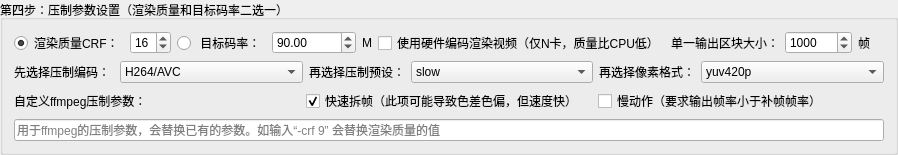
                 <widget class="QGroupBox" name="groupBox">
                  <property name="sizePolicy">
                   <sizepolicy hsizetype="Preferred" vsizetype="Minimum">
                    <horstretch>0</horstretch>
                    <verstretch>0</verstretch>
                   </sizepolicy>
                  </property>
                  <property name="title">
                   <string>第四步：压制参数设置（渲染质量和目标码率二选一）</string>
                  </property>
                  <layout class="QVBoxLayout" name="verticalLayout_5">
                   <item>
                    <layout class="QHBoxLayout" name="horizontalLayout_7">
                     <item>
                      <widget class="QRadioButton" name="UseCRF">
                       <property name="sizePolicy">
                        <sizepolicy hsizetype="Preferred" vsizetype="Preferred">
                         <horstretch>0</horstretch>
                         <verstretch>0</verstretch>
                        </sizepolicy>
                       </property>
                       <property name="toolTip">
                        <string>&lt;html&gt;&lt;head/&gt;&lt;body&gt;&lt;p&gt;0代表无损&lt;/p&gt;&lt;/body&gt;&lt;/html&gt;</string>
                       </property>
                       <property name="text">
                        <string>渲染质量CRF：</string>
                       </property>
                       <property name="checked">
                        <bool>true</bool>
                       </property>
                      </widget>
                     </item>
                     <item>
                      <widget class="MySpinBox" name="CRFSelector">
                       <property name="sizePolicy">
                        <sizepolicy hsizetype="Preferred" vsizetype="Maximum">
                         <horstretch>0</horstretch>
                         <verstretch>0</verstretch>
                        </sizepolicy>
                       </property>
                       <property name="minimum">
                        <number>0</number>
                       </property>
                       <property name="maximum">
                        <number>51</number>
                       </property>
                       <property name="value">
                        <number>16</number>
                       </property>
                      </widget>
                     </item>
                     <item>
                      <widget class="QRadioButton" name="UseTargetBitrate">
                       <property name="sizePolicy">
                        <sizepolicy hsizetype="Preferred" vsizetype="Preferred">
                         <horstretch>0</horstretch>
                         <verstretch>0</verstretch>
                        </sizepolicy>
                       </property>
                       <property name="toolTip">
                        <string>&lt;html&gt;&lt;head/&gt;&lt;body&gt;&lt;p&gt;目标码率，1pass下不代表实际码率&lt;/p&gt;&lt;/body&gt;&lt;/html&gt;</string>
                       </property>
                       <property name="text">
                        <string> 目标码率：</string>
                       </property>
                      </widget>
                     </item>
                     <item>
                      <widget class="MyDoubleSpinBox" name="BitrateSelector">
                       <property name="sizePolicy">
                        <sizepolicy hsizetype="Preferred" vsizetype="Maximum">
                         <horstretch>0</horstretch>
                         <verstretch>0</verstretch>
                        </sizepolicy>
                       </property>
                       <property name="maximum">
                        <double>1000000.000000000000000</double>
                       </property>
                       <property name="value">
                        <double>90.000000000000000</double>
                       </property>
                      </widget>
                     </item>
                     <item>
                      <widget class="QLabel" name="TargetBitrateMeasure">
                       <property name="sizePolicy">
                        <sizepolicy hsizetype="Preferred" vsizetype="Preferred">
                         <horstretch>0</horstretch>
                         <verstretch>0</verstretch>
                        </sizepolicy>
                       </property>
                       <property name="text">
                        <string>M</string>
                       </property>
                      </widget>
                     </item>
                     <item>
                      <widget class="QCheckBox" name="HwaccelChecker">
                       <property name="sizePolicy">
                        <sizepolicy hsizetype="Preferred" vsizetype="Preferred">
                         <horstretch>0</horstretch>
                         <verstretch>0</verstretch>
                        </sizepolicy>
                       </property>
                       <property name="toolTip">
                        <string>&lt;html&gt;&lt;head/&gt;&lt;body&gt;&lt;p&gt;使用&lt;span style=&quot; font-weight:600;&quot;&gt;ffmpeg&lt;/span&gt;的hevc_nvenc或h264_nvenc编码器压制中间产品及成品&lt;/p&gt;&lt;/body&gt;&lt;/html&gt;</string>
                       </property>
                       <property name="text">
                        <string>使用硬件编码渲染视频（仅N卡，质量比CPU低）</string>
                       </property>
                      </widget>
                     </item>
                     <item>
                      <widget class="QLabel" name="label_3">
                       <property name="text">
                        <string>单一输出区块大小：</string>
                       </property>
                      </widget>
                     </item>
                     <item>
                      <widget class="MySpinBox" name="RenderGapSelector">
                       <property name="minimum">
                        <number>100</number>
                       </property>
                       <property name="maximum">
                        <number>100000</number>
                       </property>
                       <property name="singleStep">
                        <number>100</number>
                       </property>
                       <property name="value">
                        <number>1000</number>
                       </property>
                      </widget>
                     </item>
                     <item>
                      <widget class="QLabel" name="label_4">
                       <property name="sizePolicy">
                        <sizepolicy hsizetype="Maximum" vsizetype="Preferred">
                         <horstretch>0</horstretch>
                         <verstretch>0</verstretch>
                        </sizepolicy>
                       </property>
                       <property name="text">
                        <string>帧    </string>
                       </property>
                       <property name="alignment">
                        <set>Qt::AlignLeading|Qt::AlignLeft|Qt::AlignVCenter</set>
                       </property>
                      </widget>
                     </item>
                    </layout>
                   </item>
                   <item>
                    <layout class="QHBoxLayout" name="horizontalLayout_4">
                     <item>
                      <widget class="QLabel" name="EncoderReminder">
                       <property name="toolTip">
                        <string>&lt;html&gt;&lt;head/&gt;&lt;body&gt;&lt;p&gt;&lt;span style=&quot; font-weight:600;&quot;&gt;HEVC&lt;/span&gt;：高效视频压制格式，用更低的码率获得更优的画面质量。对于配置较低的电脑，解码可能会有困难。4K、HDR、用于收藏的蓝光原盘等内容只推荐使用此编码&lt;/p&gt;&lt;p&gt;&lt;span style=&quot; font-weight:600;&quot;&gt;H264&lt;/span&gt;：非常通用的压制编码，不推荐用于超高清内容&lt;/p&gt;&lt;p&gt;&lt;span style=&quot; font-weight:600;&quot;&gt;ProRes: &lt;/span&gt;剪辑中间格式专用，如果你希望码率越大越好，选这个就完事了&lt;/p&gt;&lt;/body&gt;&lt;/html&gt;</string>
                       </property>
                       <property name="text">
                        <string>先选择压制编码： </string>
                       </property>
                       <property name="alignment">
                        <set>Qt::AlignLeading|Qt::AlignLeft|Qt::AlignVCenter</set>
                       </property>
                      </widget>
                     </item>
                     <item>
                      <widget class="MyComboBox" name="EncoderSelector">
                       <property name="sizePolicy">
                        <sizepolicy hsizetype="Expanding" vsizetype="Fixed">
                         <horstretch>0</horstretch>
                         <verstretch>0</verstretch>
                        </sizepolicy>
                       </property>
                       <item>
                        <property name="text">
                         <string>H264/AVC</string>
                        </property>
                       </item>
                       <item>
                        <property name="text">
                         <string>H265/HEVC</string>
                        </property>
                       </item>
                       <item>
                        <property name="text">
                         <string>ProRes</string>
                        </property>
                       </item>
                      </widget>
                     </item>
                     <item>
                      <widget class="QLabel" name="PresetReminder">
                       <property name="toolTip">
                        <string>&lt;html&gt;&lt;head/&gt;&lt;body&gt;&lt;p&gt;&lt;span style=&quot; font-weight:600;&quot;&gt;slow的压制质量一般是最好的，速度慢&lt;/span&gt;&lt;/p&gt;&lt;p&gt;ll代表low latency，低延迟，速度快，质量不高&lt;/p&gt;&lt;p&gt;hq代表high quality，相对高质量，但不会比slow高&lt;/p&gt;&lt;p&gt;其他都是字面意思&lt;/p&gt;&lt;/body&gt;&lt;/html&gt;</string>
                       </property>
                       <property name="text">
                        <string>再选择压制预设：</string>
                       </property>
                       <property name="alignment">
                        <set>Qt::AlignLeading|Qt::AlignLeft|Qt::AlignVCenter</set>
                       </property>
                      </widget>
                     </item>
                     <item>
                      <widget class="MyComboBox" name="PresetSelector">
                       <property name="sizePolicy">
                        <sizepolicy hsizetype="Expanding" vsizetype="Fixed">
                         <horstretch>0</horstretch>
                         <verstretch>0</verstretch>
                        </sizepolicy>
                       </property>
                       <property name="toolTip">
                        <string>&lt;html&gt;&lt;head/&gt;&lt;body&gt;&lt;p&gt;&lt;span style=&quot; font-weight:600;&quot;&gt;slow的压制质量一般是最好的，速度慢&lt;/span&gt;&lt;/p&gt;&lt;p&gt;ll代表low latency，低延迟，速度快，质量不高&lt;/p&gt;&lt;p&gt;hq代表high quality，相对高质量，但不会比slow高&lt;/p&gt;&lt;p&gt;其他都是字面意思&lt;/p&gt;&lt;/body&gt;&lt;/html&gt;</string>
                       </property>
                       <property name="currentText">
                        <string>slow</string>
                       </property>
                       <item>
                        <property name="text">
                         <string>slow</string>
                        </property>
                       </item>
                      </widget>
                     </item>
                     <item>
                      <widget class="QLabel" name="label_11">
                       <property name="toolTip">
                        <string>&lt;html&gt;&lt;head/&gt;&lt;body&gt;&lt;p&gt;&lt;span style=&quot; font-weight:600;&quot;&gt;自行百度&lt;/span&gt;&lt;/p&gt;&lt;/body&gt;&lt;/html&gt;</string>
                       </property>
                       <property name="text">
                        <string>再选择像素格式：</string>
                       </property>
                       <property name="alignment">
                        <set>Qt::AlignLeading|Qt::AlignLeft|Qt::AlignVCenter</set>
                       </property>
                      </widget>
                     </item>
                     <item>
                      <widget class="MyComboBox" name="PixFmtSelector">
                       <property name="sizePolicy">
                        <sizepolicy hsizetype="Expanding" vsizetype="Fixed">
                         <horstretch>0</horstretch>
                         <verstretch>0</verstretch>
                        </sizepolicy>
                       </property>
                       <property name="toolTip">
                        <string>&lt;html&gt;&lt;head/&gt;&lt;body&gt;&lt;p&gt;自行百度&lt;/p&gt;&lt;/body&gt;&lt;/html&gt;</string>
                       </property>
                       <item>
                        <property name="text">
                         <string>yuv420p</string>
                        </property>
                       </item>
                      </widget>
                     </item>
                    </layout>
                   </item>
                   <item>
                    <layout class="QVBoxLayout" name="verticalLayout_4">
                     <item>
                      <layout class="QHBoxLayout" name="horizontalLayout_5">
                       <item>
                        <widget class="QLabel" name="label_9">
                         <property name="sizePolicy">
                          <sizepolicy hsizetype="Preferred" vsizetype="Preferred">
                           <horstretch>0</horstretch>
                           <verstretch>0</verstretch>
                          </sizepolicy>
                         </property>
                         <property name="text">
                          <string>自定义ffmpeg压制参数：</string>
                         </property>
                        </widget>
                       </item>
                       <item>
                        <widget class="QCheckBox" name="QuickExtractChecker">
                         <property name="toolTip">
                          <string>&lt;html&gt;&lt;head/&gt;&lt;body&gt;&lt;p&gt;使用ffmpeg内置视频导出图片算法，速度稍快，但可能出现颜色偏差&lt;/p&gt;&lt;/body&gt;&lt;/html&gt;</string>
                         </property>
                         <property name="text">
                          <string>快速拆帧（此项可能导致色差色偏，但速度快）</string>
                         </property>
                         <property name="checked">
                          <bool>true</bool>
                         </property>
                        </widget>
                       </item>
                       <item>
                        <widget class="QCheckBox" name="slowmotion">
                         <property name="toolTip">
                          <string>&lt;html&gt;&lt;head/&gt;&lt;body&gt;&lt;p&gt;&lt;span style=&quot; font-weight:600;&quot;&gt;补帧帧率 = 输入帧率 * 补帧倍率&lt;/span&gt;&lt;/p&gt;&lt;/body&gt;&lt;/html&gt;</string>
                         </property>
                         <property name="whatsThis">
                          <string>&lt;html&gt;&lt;head/&gt;&lt;body&gt;&lt;p&gt;&lt;span style=&quot; font-weight:600;&quot;&gt;补帧帧率 = 输入帧率 * 补帧倍率&lt;/span&gt;&lt;/p&gt;&lt;/body&gt;&lt;/html&gt;</string>
                         </property>
                         <property name="text">
                          <string>慢动作（要求输出帧率小于补帧帧率）</string>
                         </property>
                        </widget>
                       </item>
                      </layout>
                     </item>
                     <item>
                      <widget class="QLineEdit" name="FFmpegCustomer">
                       <property name="sizePolicy">
                        <sizepolicy hsizetype="Preferred" vsizetype="Preferred">
                         <horstretch>0</horstretch>
                         <verstretch>0</verstretch>
                        </sizepolicy>
                       </property>
                       <property name="placeholderText">
                        <string>用于ffmpeg的压制参数，会替换已有的参数。如输入“-crf 9” 会替换渲染质量的值</string>
                       </property>
                      </widget>
                     </item>
                    </layout>
                   </item>
                  </layout>
                 </widget>
